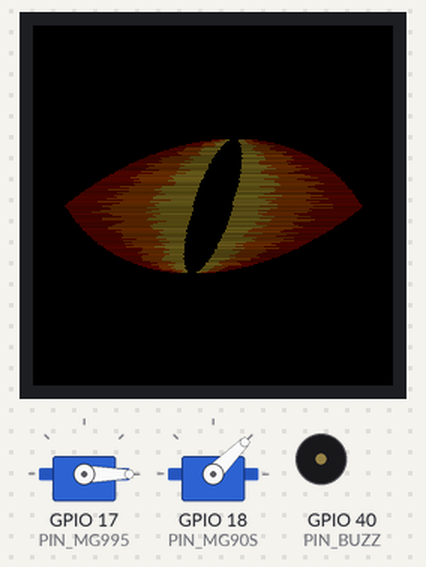
A sketch run on a simulated ESP32-S3. On the bench: 240×240 colour display, 2 × servo, buzzer (waves = sounding, pin HIGH). Random numbers use the default seed unless the sketch sets one; what the sketch prints to the serial monitor is not drawn.

Above: at 0.84 s.
At 2.08 s:
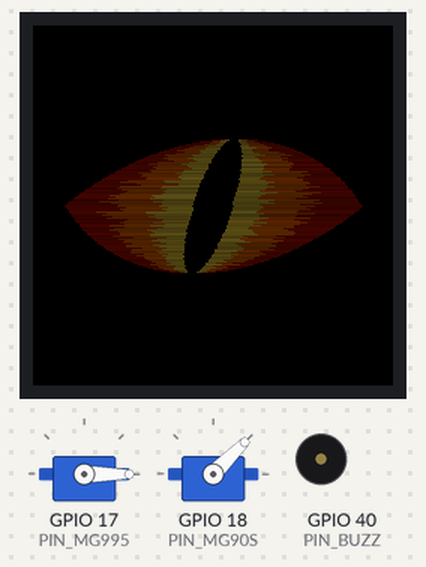
At 3.62 s:
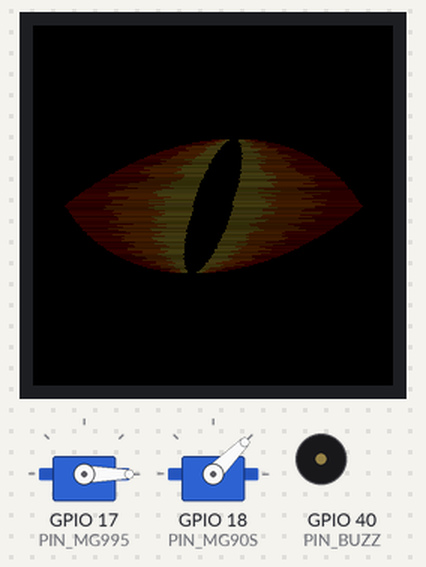
At 12.58 s:
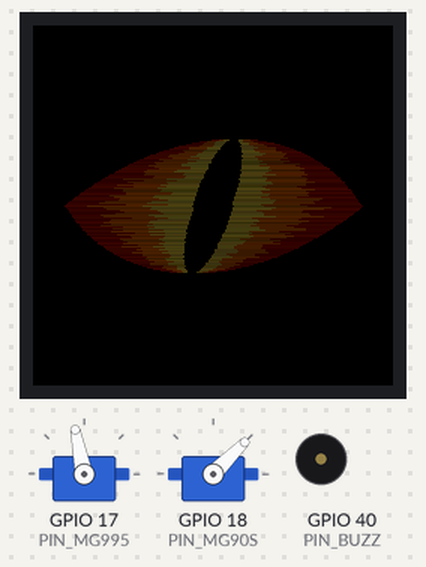
At 21.54 s:
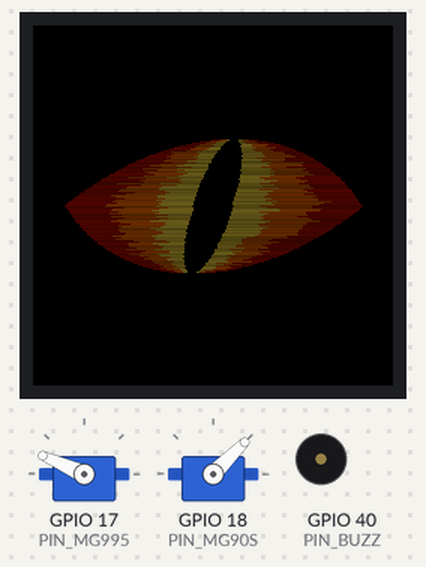
At 39.77 s:
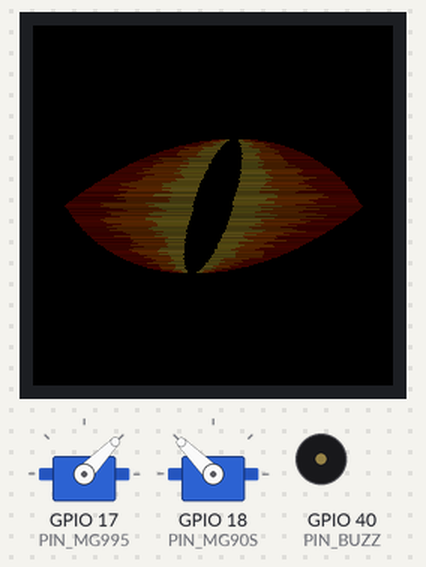
Timing chart, 0 to 40.0 s (numbered marks = the images above):
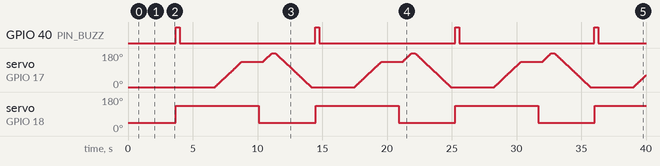

Measured:
- by itself, GPIO 40 (PIN_BUZZ): alternates HIGH for 0.31 s and LOW for 10.5 s
- by itself, servo on GPIO 18 (PIN_MG90S): alternates 135° for 6.4 s and 45° for 4.4 s

The sketch:

pumpkin_bench_test.ino
```cpp
// Cat-Eye Pumpkin - BENCH TEST: 1 LCD (left eye) + MG995 + MG90S
// Runs the scare cycle every 10 s while the eye animates continuously.
// Board: ESP32S3 Dev Module, USB CDC On Boot: Enabled
// Libraries: "GFX Library for Arduino" (moononournation), "ESP32Servo"

#include <Arduino_GFX_Library.h>
#include <ESP32Servo.h>

// ---------- calibration (copy from the helper sketch) ----------
const bool  REVERSED     = false;  // MG995 direction
const float TRIM         = 0;      // MG995 zero trim, degrees
const int   LOCK_DEG     = 45;     // MG90S deadbolt locked
const int   OPEN_DEG     = 135;    // MG90S deadbolt open
const bool  WAIT_FOR_LID = false;  // true = wait for the lid switch before locking
const uint32_t CYCLE_MS  = 10000;  // one scare every 10 s

// ---------- pins ----------
const int PIN_MG995 = 17, PIN_MG90S = 18, PIN_LID = 41, PIN_BUZZ = 40;
const int LCD_SCK = 12, LCD_MOSI = 11, LCD_CS = 10, LCD_DC = 13, LCD_RST = 14;

Arduino_DataBus *bus = new Arduino_ESP32SPI(LCD_DC, LCD_CS, LCD_SCK, LCD_MOSI, GFX_NOT_DEFINED);
Arduino_GFX *gfx = new Arduino_GC9A01(bus, LCD_RST, 0 /*rotation*/, true /*IPS*/);

Servo cock, latch;

// ======================= cat-eye fire graphics =======================
const int CX = 120, CY = 120;       // screen centre
const int EYE_HH = 45;              // half height of the almond
float halfW[2 * EYE_HH + 1];        // almond half-width per row
const float SHEAR = -0.32f;         // slants the eye (about 18 deg)

uint16_t rgb(int r, int g, int b) {
  r = constrain(r, 0, 255); g = constrain(g, 0, 255); b = constrain(b, 0, 255);
  return ((r & 0xF8) << 8) | ((g & 0xFC) << 3) | (b >> 3);
}

void buildEye() {                   // vesica: two circles -> sharp almond
  const float L = 200, H = 2 * EYE_HH;
  const float R = H / 4 + L * L / (4 * H), d = R - H / 2;
  for (int y = -EYE_HH; y <= EYE_HH; y++) {
    float t = R * R - (fabsf(y) + d) * (fabsf(y) + d);
    halfW[y + EYE_HH] = t > 0 ? sqrtf(t) : 0;
  }
}

// one horizontal flame segment from the pupil edge outward: yellow -> orange -> red
void flameSegment(int xInner, int xOuter, int y, float bright) {
  int dir = xOuter > xInner ? 1 : -1;
  int len = abs(xOuter - xInner);
  if (len <= 0) return;
  int a = len * random(20, 40) / 100;          // yellow core
  int b = len * random(30, 45) / 100;          // orange band
  int c = len - a - b;                         // red rim
  float f = bright * random(70, 101) / 100.0f; // per-row flicker
  int x = xInner;
  gfx->drawFastHLine(dir > 0 ? x : x - a + 1, y, a, rgb(255 * f, 220 * f, 70 * f)); x += dir * a;
  gfx->drawFastHLine(dir > 0 ? x : x - b + 1, y, b, rgb(255 * f, 110 * f, 0));     x += dir * b;
  gfx->drawFastHLine(dir > 0 ? x : x - c + 1, y, c, rgb(190 * f, 15 * f, 0));
}

// bright: 0..1 flame brightness, pupil: max half-width of the slit in pixels
void drawEye(float bright, float pupil) {
  for (int y = -EYE_HH; y <= EYE_HH; y++) {
    float w = halfW[y + EYE_HH];
    if (w < 1) continue;
    int sy = CY + y;
    int cx = CX + (int)(SHEAR * y);
    float k = 1.0f - (float)(y * y) / (EYE_HH * EYE_HH);
    int p = (int)(pupil * sqrtf(k > 0 ? k : 0)) + 1;       // vertical slit pupil
    int left = cx - (int)w, right = cx + (int)w;
    gfx->drawFastHLine(cx - p, sy, 2 * p, 0x0000);         // black slit
    flameSegment(cx - p - 1, left, sy, bright);
    flameSegment(cx + p, right, sy, bright);
  }
}

// ======================= servos =======================
float cockPos = 0, cockTarget = 0;
int stepMs = 8;
uint32_t lastStep = 0;

void cockWrite(float logical) {
  float s = logical + TRIM;
  if (REVERSED) s = 180 - s;
  s = constrain(s, 0.0f, 180.0f);
  if (!cock.attached()) cock.attach(PIN_MG995, 500, 2500);
  cock.writeMicroseconds(500 + (int)(s * 2000.0f / 180.0f));
  cockPos = logical;
}
void cockGo(float target, int msPerDeg) { cockTarget = target; stepMs = msPerDeg; }
bool cockStep(uint32_t now) {       // true when the target is reached
  if (fabsf(cockTarget - cockPos) < 1.0f) { cockWrite(cockTarget); return true; }
  if (now - lastStep >= (uint32_t)stepMs) {
    lastStep = now;
    cockWrite(cockPos + (cockTarget > cockPos ? 1.0f : -1.0f));
  }
  return false;
}
void latchWrite(int deg) {
  if (!latch.attached()) latch.attach(PIN_MG90S, 500, 2500);
  latch.write(constrain(deg, 0, 180));
}

// ======================= scare cycle =======================
enum Phase { IDLE, FIRE, COCK, HOLD, LOCK, RELEASE, RESETTING };
Phase phase = IDLE;
uint32_t cycleStart = 0, phaseStart = 0, arrivedAt = 0, lidSince = 0;

void enter(Phase p, uint32_t now) { phase = p; phaseStart = now; arrivedAt = 0; Serial.printf("[%lu] phase %d\n", (unsigned long)now, p); }

void runCycle(uint32_t now) {
  switch (phase) {
    case IDLE:
      if (now - cycleStart >= CYCLE_MS) {
        cycleStart = now;
        latchWrite(OPEN_DEG);                     // FIRE: bolt open, flame pops
        digitalWrite(PIN_BUZZ, HIGH);
        enter(FIRE, now);
      }
      break;
    case FIRE:
      if (now - phaseStart > 300) digitalWrite(PIN_BUZZ, LOW);
      if (now - phaseStart > 3000) { cockGo(134, 8); enter(COCK, now); }   // 2 deg past the 132 notch
      break;
    case COCK:
      if (cockStep(now)) {
        if (!arrivedAt) arrivedAt = now;
        if (now - arrivedAt > 300) { cock.detach(); enter(HOLD, now); }  // pawl holds the plunger
      }
      break;
    case HOLD: {
      bool ready;
      if (WAIT_FOR_LID) {
        if (digitalRead(PIN_LID) == LOW) { if (!lidSince) lidSince = now; } else lidSince = 0;
        ready = lidSince && now - lidSince > 250;
      } else {
        ready = now - phaseStart > 1000;          // bench: pretend the lid was closed
      }
      if (ready) { lidSince = 0; latchWrite(LOCK_DEG); enter(LOCK, now); }
      break;
    }
    case LOCK:
      if (now - phaseStart > 300) { cockGo(180, 6); enter(RELEASE, now); }
      break;
    case RELEASE:
      if (cockStep(now)) {
        if (!arrivedAt) arrivedAt = now;
        if (now - arrivedAt > 200) { cockGo(0, 3); enter(RESETTING, now); }
      }
      break;
    case RESETTING:
      if (cockStep(now)) {
        if (!arrivedAt) arrivedAt = now;
        if (now - arrivedAt > 300) { cock.detach(); latch.detach(); enter(IDLE, now); }
      }
      break;
  }
}

// ======================= setup / loop =======================
void setup() {
  Serial.begin(115200);
  pinMode(PIN_LID, INPUT_PULLUP);
  pinMode(PIN_BUZZ, OUTPUT); digitalWrite(PIN_BUZZ, LOW);

  ESP32PWM::allocateTimer(0); ESP32PWM::allocateTimer(1);
  cock.setPeriodHertz(50); latch.setPeriodHertz(50);

  if (!gfx->begin()) Serial.println("LCD init failed - check wiring");
  gfx->fillScreen(0x0000);
  buildEye();

  cockWrite(0); latchWrite(LOCK_DEG);            // start ARMED
  delay(500);
  cock.detach(); latch.detach();
  cycleStart = millis() - CYCLE_MS + 3000;       // first scare 3 s after boot
  Serial.println("Bench test running: scare every 10 s");
}

void loop() {
  uint32_t now = millis();
  runCycle(now);

  // eye: blazing with a thin slit during FIRE, dim ember with a wide slit otherwise
  bool blaze = (phase == FIRE);
  float bright = blaze ? 1.0f : 0.35f + 0.08f * sinf(now / 300.0f);
  float pupil  = blaze ? 4.0f : 13.0f;
  drawEye(bright, pupil);
}
```
